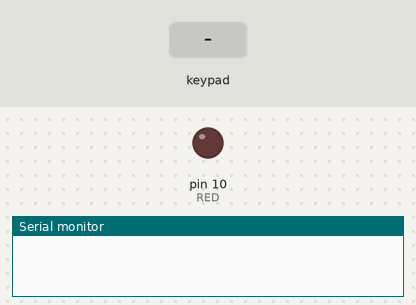
Recording of a sketch running on a simulated Arduino Uno, built with avr-gcc and run on an emulated ATmega328P. On the bench: output pins drawn as LEDs (lit = HIGH), the last lines printed to the serial monitor. The test bench sets the inputs (shaded band).

Above: at 1.2 s.
1.3 s: key '5' pressed
At 1.9 s:
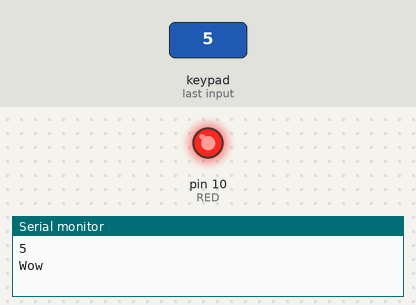
2.8 s: keypad keys 9 8 7 6 # pressed 0.4 s apart
At 3.9 s:
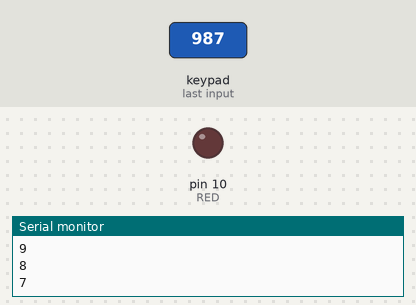
Timing chart, 0 to 5.8 s (numbered marks = the images above; inputs shaded):
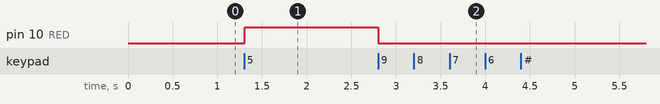

Measured:
- after the input at 1.3 s, pin 10 (RED): LOW → HIGH at once
- after the input at 2.8 s, pin 10 (RED): HIGH → LOW at once

The sketch:

MatrixKeypad.ino
```cpp
#include <Keypad.h>

const byte rows = 4;
const byte cols = 4;

char KEYS[rows][cols] = {
  {'1', '2', '3', 'A'},
  {'4', '5', '6', 'B'},
  {'7', '8', '9', 'C'},
  {'*', '0', '#', 'D'}
};

#define RED 10

byte ROW_PINS[rows] = {9, 8, 7, 6};
byte COL_PINS[cols] = {5, 4, 3, 2};


Keypad myPad = Keypad(makeKeymap(KEYS), ROW_PINS, COL_PINS, rows, cols);

void setup() {
  Serial.begin(9600);
  pinMode(RED, OUTPUT);
}

void loop() {
  char pressed = myPad.getKey();

  if(pressed){
    Serial.println(pressed);
    if(pressed == '5'){
      Serial.println("Wow");
      digitalWrite(RED, HIGH);
    }
    else{
      digitalWrite(RED, LOW);
    }
  }
}
```
